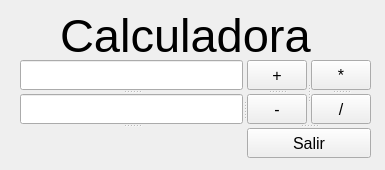
<?xml version="1.0" encoding="UTF-8"?>
<ui version="4.0">
 <class>Calculadora</class>
 <widget class="QMainWindow" name="Calculadora">
  <property name="geometry">
   <rect>
    <x>0</x>
    <y>0</y>
    <width>385</width>
    <height>170</height>
   </rect>
  </property>
  <property name="windowTitle">
   <string>MainWindow</string>
  </property>
  <widget class="QWidget" name="centralwidget">
   <widget class="QLabel" name="label_2">
    <property name="geometry">
     <rect>
      <x>60</x>
      <y>10</y>
      <width>261</width>
      <height>51</height>
     </rect>
    </property>
    <property name="font">
     <font>
      <pointsize>35</pointsize>
     </font>
    </property>
    <property name="text">
     <string>Calculadora</string>
    </property>
   </widget>
   <widget class="QSplitter" name="splitter_6">
    <property name="geometry">
     <rect>
      <x>20</x>
      <y>60</y>
      <width>351</width>
      <height>98</height>
     </rect>
    </property>
    <property name="font">
     <font>
      <pointsize>12</pointsize>
     </font>
    </property>
    <property name="orientation">
     <enum>Qt::Orientation::Horizontal</enum>
    </property>
    <widget class="QSplitter" name="splitter_4">
     <property name="font">
      <font>
       <pointsize>12</pointsize>
      </font>
     </property>
     <property name="orientation">
      <enum>Qt::Orientation::Vertical</enum>
     </property>
     <widget class="QLineEdit" name="entrada1">
      <property name="minimumSize">
       <size>
        <width>0</width>
        <height>30</height>
       </size>
      </property>
      <property name="maximumSize">
       <size>
        <width>16777215</width>
        <height>30</height>
       </size>
      </property>
      <property name="font">
       <font>
        <pointsize>12</pointsize>
       </font>
      </property>
     </widget>
     <widget class="QLineEdit" name="entrada2">
      <property name="minimumSize">
       <size>
        <width>0</width>
        <height>30</height>
       </size>
      </property>
      <property name="maximumSize">
       <size>
        <width>16777215</width>
        <height>30</height>
       </size>
      </property>
      <property name="font">
       <font>
        <pointsize>12</pointsize>
       </font>
      </property>
     </widget>
     <widget class="QLabel" name="resultado">
      <property name="minimumSize">
       <size>
        <width>0</width>
        <height>30</height>
       </size>
      </property>
      <property name="maximumSize">
       <size>
        <width>16777215</width>
        <height>30</height>
       </size>
      </property>
      <property name="font">
       <font>
        <pointsize>12</pointsize>
       </font>
      </property>
      <property name="text">
       <string/>
      </property>
     </widget>
    </widget>
    <widget class="QSplitter" name="splitter_5">
     <property name="font">
      <font>
       <pointsize>12</pointsize>
      </font>
     </property>
     <property name="orientation">
      <enum>Qt::Orientation::Vertical</enum>
     </property>
     <widget class="QSplitter" name="splitter_3">
      <property name="font">
       <font>
        <pointsize>12</pointsize>
       </font>
      </property>
      <property name="orientation">
       <enum>Qt::Orientation::Horizontal</enum>
      </property>
      <widget class="QSplitter" name="splitter">
       <property name="font">
        <font>
         <pointsize>12</pointsize>
        </font>
       </property>
       <property name="orientation">
        <enum>Qt::Orientation::Vertical</enum>
       </property>
       <widget class="QPushButton" name="btsuma">
        <property name="sizePolicy">
         <sizepolicy hsizetype="Fixed" vsizetype="Fixed">
          <horstretch>0</horstretch>
          <verstretch>0</verstretch>
         </sizepolicy>
        </property>
        <property name="minimumSize">
         <size>
          <width>60</width>
          <height>30</height>
         </size>
        </property>
        <property name="maximumSize">
         <size>
          <width>60</width>
          <height>30</height>
         </size>
        </property>
        <property name="font">
         <font>
          <pointsize>12</pointsize>
         </font>
        </property>
        <property name="text">
         <string>+</string>
        </property>
       </widget>
       <widget class="QPushButton" name="btresta">
        <property name="sizePolicy">
         <sizepolicy hsizetype="Fixed" vsizetype="Fixed">
          <horstretch>0</horstretch>
          <verstretch>0</verstretch>
         </sizepolicy>
        </property>
        <property name="minimumSize">
         <size>
          <width>60</width>
          <height>30</height>
         </size>
        </property>
        <property name="maximumSize">
         <size>
          <width>60</width>
          <height>30</height>
         </size>
        </property>
        <property name="font">
         <font>
          <pointsize>12</pointsize>
         </font>
        </property>
        <property name="text">
         <string>-</string>
        </property>
       </widget>
      </widget>
      <widget class="QSplitter" name="splitter_2">
       <property name="font">
        <font>
         <pointsize>12</pointsize>
        </font>
       </property>
       <property name="orientation">
        <enum>Qt::Orientation::Vertical</enum>
       </property>
       <widget class="QPushButton" name="btmulti">
        <property name="sizePolicy">
         <sizepolicy hsizetype="Fixed" vsizetype="Fixed">
          <horstretch>0</horstretch>
          <verstretch>0</verstretch>
         </sizepolicy>
        </property>
        <property name="minimumSize">
         <size>
          <width>60</width>
          <height>30</height>
         </size>
        </property>
        <property name="maximumSize">
         <size>
          <width>60</width>
          <height>30</height>
         </size>
        </property>
        <property name="font">
         <font>
          <pointsize>12</pointsize>
         </font>
        </property>
        <property name="text">
         <string>*</string>
        </property>
       </widget>
       <widget class="QPushButton" name="btdivi">
        <property name="sizePolicy">
         <sizepolicy hsizetype="Fixed" vsizetype="Fixed">
          <horstretch>0</horstretch>
          <verstretch>0</verstretch>
         </sizepolicy>
        </property>
        <property name="minimumSize">
         <size>
          <width>60</width>
          <height>30</height>
         </size>
        </property>
        <property name="maximumSize">
         <size>
          <width>60</width>
          <height>30</height>
         </size>
        </property>
        <property name="font">
         <font>
          <pointsize>12</pointsize>
         </font>
        </property>
        <property name="text">
         <string>/</string>
        </property>
       </widget>
      </widget>
     </widget>
     <widget class="QPushButton" name="btsalida">
      <property name="sizePolicy">
       <sizepolicy hsizetype="Fixed" vsizetype="Fixed">
        <horstretch>0</horstretch>
        <verstretch>0</verstretch>
       </sizepolicy>
      </property>
      <property name="maximumSize">
       <size>
        <width>125</width>
        <height>16777215</height>
       </size>
      </property>
      <property name="font">
       <font>
        <pointsize>12</pointsize>
       </font>
      </property>
      <property name="text">
       <string>Salir</string>
      </property>
     </widget>
    </widget>
   </widget>
  </widget>
 </widget>
 <resources/>
 <connections/>
</ui>
